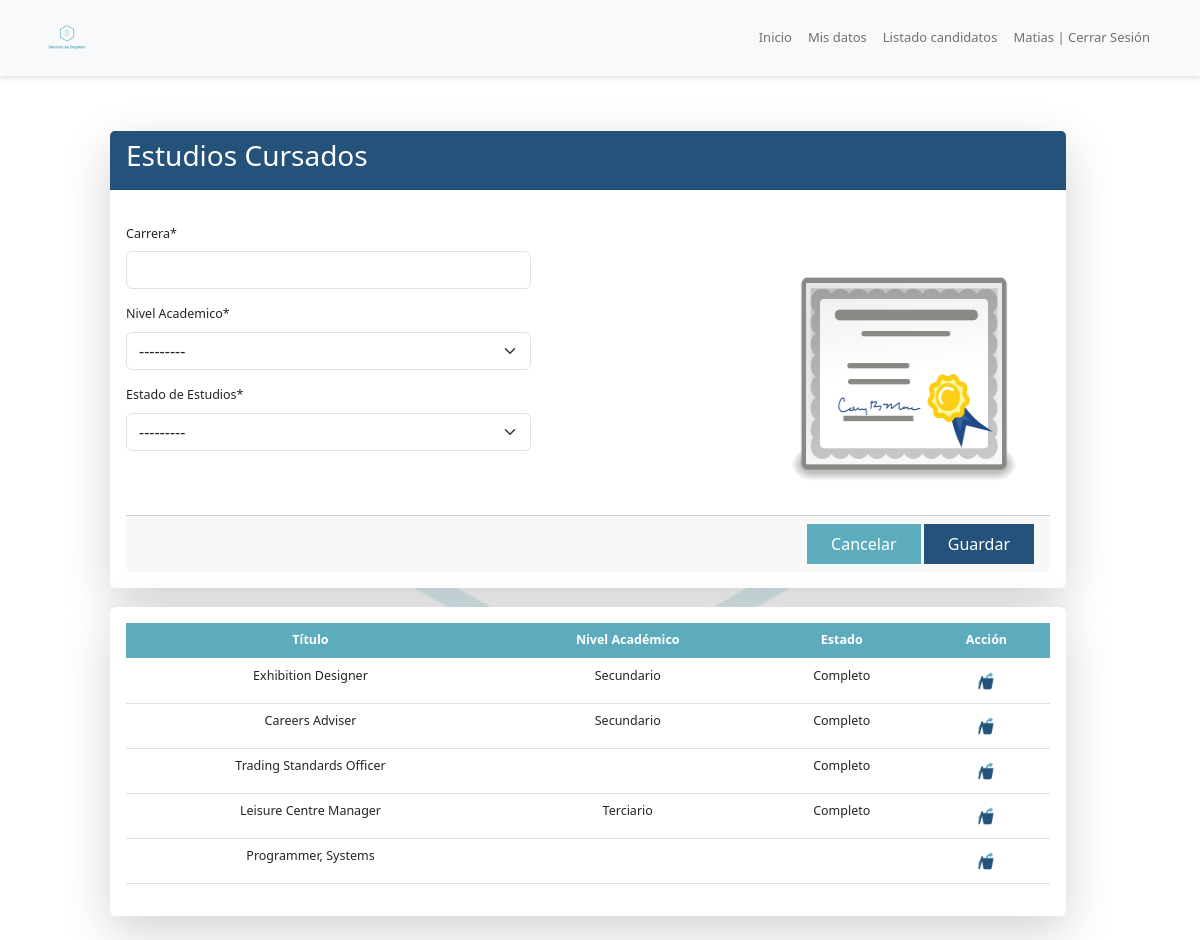
The app's page /estudiorealizado/ (signed in) with its own data.
### seapp/models.py (models this page shows, shortened)
class EstudioRealizado(models.Model):
    carrera = models.CharField(max_length=150)
    nivel_academico = [ (1, "Primario"),
                        (2, "Secundario"),
                        (3, "Terciario"),
                        (4, "Universitario"), ]
    niv_academico = models.PositiveSmallIntegerField (choices= nivel_academico, verbose_name="Nivel Academico")
    estado_estudios = [ (1, "Completo"),
                        (2, "Incompleto"),
                        (3, "En curso"), ]
    esta_estudios = models.PositiveSmallIntegerField (choices= estado_estudios, verbose_name="Estado de Estudios")
    estudiospersona = models.ForeignKey (Persona, null=True, blank=True,  on_delete=models.CASCADE, related_name='estudios_realizados')
    created = models.DateTimeField(auto_now_add=True)
    updated = models.DateTimeField(auto_now=True)
    class Meta:
        verbose_name = "estudio realizado"
        verbose_name_plural = "estudios realizados"
        ordering = ["-id"]

### seapp/views.py (the view)
# urls.py: path('estudiorealizado/', views.estudiorealizado, name='estudiorealizado.html'),
@login_required
def estudiorealizado(request):
    user = request.user
    estudiorealizado = EstudioRealizado.objects.filter(estudiospersona__usuario=user)
    if request.method == 'POST':
        formulario = EstudioRealizado_Form(data=request.POST)
        if formulario.is_valid():
            nuevo_estudio = formulario.save(commit=False)
            nuevo_estudio.estudiospersona = user.persona  # Asignar la persona del usuario logueado
            nuevo_estudio.save()
            messages.success(request, "Datos Cargados.")
            return redirect('estudiorealizado.html')  # Redirigir a la misma vista para actualizar la lista
        else:
            messages.error(request, "Error al guardar los datos.")
    else:
        formulario = EstudioRealizado_Form()
    data = {
        'Persona': user.persona,
        'EstudioRealizado': estudiorealizado,
        'form': formulario,
        'message': messages.get_messages(request),
    }
    return render(request, "seapp/estudiorealizado.html", data)

### seapp/forms.py
class EstudioRealizado_Form(forms.ModelForm):
    class Meta:
        model= EstudioRealizado
        fields = ('carrera', 'niv_academico', 'esta_estudios', 'estudiospersona')

### seapp/templates/seapp/estudiorealizado.html (shortened to what this page needs)
{% extends 'seapp/base.html' %}
{% block container %}
{% load static %}
{% load crispy_forms_tags %}
<br><br><br><br><br>
<div class="row container-fluid ">
    <div class="col-12 col-md-10 offset-md-1">
        <div class="card-body">
            <br><br>
            <div class="card hover shadow-lg border-0">
                <div class="card-header" style="background:#24527A;">
                     <h3 style="color:#ffff;">Estudios Cursados</h3>
                </div>
                <div class="card-body text-left">
                    <form action="{% url 'estudiorealizado.html' %}" method="post" class="form-group" enctype="multipart/form-data">
                    <div class="row">
                        <div class="col-md-8">
                            <div class="col-md-8">
                                <br>
                                <div id="div_id_carrera" class="mb-3">
                                    <label for="id_carrera" class="form-label requiredField">Carrera<span class="asteriskField">*</span> </label>
                                    <input type="text" name="carrera" maxlength="150" class="textinput form-control" required="" id="id_carrera">
                                </div>
                                <div id="div_id_niv_academico" class="mb-3">
                                    <label for="id_niv_academico" class="form-label requiredField">Nivel Academico<span class="asteriskField">*</span> </label>
                                    <select name="niv_academico" class="select form-select" required="" id="id_niv_academico">
                                        <option value="" selected="">---------</option>
                                    </select>
                                </div>
                                <div id="div_id_esta_estudios" class="mb-3">
                                    <label for="id_esta_estudios" class="form-label requiredField">Estado de Estudios<span class="asteriskField">*</span> </label>
                                    <select name="esta_estudios" class="select form-select" required="" id="id_esta_estudios">
                                        <option value="" selected="">---------</option>
                                    </select>
                                </div>
                                <div id="div_id_estudiospersona" class="mb-3">
                                    <br>
                                </div>
                            </div>
                        </div>
                        <div class="col-6 col-md-4 text-center">
                            <div class="bg-transparent" style="border: none; padding: 8px;">
                                <br><br>
                                <img src="{% static 'seapp/img/certificado1.png' %}" class="card-img-center" alt="..." style="border-radius: 08px 60px 08px 08px; width: 14rem; height: 16rem;">
                            </div>
                        </div>
                    </div>
                    <div class="card-footer text-center">
                        <div class='d-flex justify-content-end'>
                            <button type="submit" id="btnCancelar" class="btn btn-primary rounded-0 py-2 px-4" style="background: #5DACBD; border: none;">Cancelar</button>
                            <button type="submit" id="btnGuardar" class="btn btn-primary rounded-0 py-2 px-4" style="background: #24527A; border: none;">Guardar</button>
                        </div>
                    </div>
                    </form>
                </div>
            </div>
            <div class="card-body">
                <br>
                <div class="card hover shadow-lg border-0">
                    <div class="card-body text-left">
                        <table class="table table-responsive">
                            <thead class="thead-dark" style="background: #5DACBD; color:#fff;">
                                <tr>
                                    <th class="text-center">Título</th>
                                    <th class="text-center">Nivel Académico</th>
                                    <th class="text-center">Estado</th>
                                    <th class="text-center">Acción</th>
                                </tr>
                            </thead>
                            {% if EstudioRealizado %}
                                {% for estudiorealizado in EstudioRealizado %}
                                    <tr>
                                        <td class="text-center">{{ estudiorealizado.carrera | title }}</td>
                                        <td class="text-center">
                                            {% if estudiorealizado.niv_academico == 1 %} Primario
                                            {% elif estudiorealizado.niv_academico == 2 %} Secundario
                                            {% elif estudiorealizado.niv_academico == 3 %} Terciario
                                            {% elif estudiorealizado.niv_academico == 4 %} Universitario
                                            {% endif %}
                                        </td>
                                        <td class="text-center">
                                            {% if estudiorealizado.esta_estudios == 1 %} Completo
                                            {% elif estudiorealizado.esta_estudios == 2 %} Incompleto
                                            {% elif estudiorealizado.esta_estudios == 3 %} En curso
                                            {% endif %}
                                        </td>
                                        <td class="text-center">
                                            <a class="fa-brands align-items-center btn btn-sm" href="{% url 'eliminar_estudiorealizado.html' estudiorealizado.id %}" style="font-size: 11px; border:none;">
                                                <img src="{% static 'seapp/img/icons/remove-48.png' %}" style="height: 20px; width: 20px;" alt="">
                                            </a>
                                        </td>
                                    </tr>
                                {% endfor %}
                            {% else %}
                                <tr>
                                    <td colspan="4" class="text-center"><h5>El usuario no posee estudios</h5></td>
                                </tr>
                            {% endif %}
                        </table>
                    </div>
                </div>
            </div>
        </div>
    </div>
</div>
{% endblock %}

### seapp/templates/seapp/base.html (shortened to what this page needs)
<!DOCTYPE html>
<html lang="es">
<head>
    <link rel="stylesheet" href="seapp/static/seapp/css/">
    <link href="https://cdn.jsdelivr.net/npm/bootstrap@5.0.2/dist/css/bootstrap.min.css" rel="stylesheet">
  {% load static %}
  <link rel="stylesheet" href="{% static 'seapp\static\css\bootstrap.min.css'%}">
  <link rel="stylesheet" href="{% static 'seapp\static\css\backgroud.css' %}">
</head>
<body >
<nav class="navbar navbar-expand-lg navbar-light bg-light fixed-top" style="box-shadow: 0 .2rem 0.3rem rgba(0,0,0,.12)!important; font-size: 13px;">
    <div class="container">
      <a class="navbar-brand" href="{% url 'index.html' %}"><img src="{% static 'seapp/img/logo_transparent.png'%}" class="rounded-circle" style="width: 50px; height: 50px;"></a>
      <div class="collapse navbar-collapse" id="navbarResponsive">
        <ul class="navbar-nav ms-auto">
          <li class="nav-item active">
            <a class="nav-link" href="{% url 'index.html' %}">Inicio</a>
          </li>
          {% for group in request.user.groups.all %}
          {% if group.name == "Empresas" %}
          <li class="nav-item">
            <a class="nav-link" href="{% url 'persona.html' %}">Mis datos</a>
          </li>
          {% elif group.name == "Candidatos" %}
          <li class="nav-item">
            <a class="nav-link" href="{% url 'persona.html'  %}">Mis datos</a>
          </li>
          {% endif %}
          {% endfor %}
          {% for group in request.user.groups.all %}
          {% if group.name == "Empresas" %}
          <li class="nav-item">
            <a class="nav-link" href="{% url 'listadocandidatos.html' %}">Listado candidatos</a>
          </li>
          {% endif %}
          {% endfor %}
          {% if user.is_authenticated %}
          <li class="nav-item" >
            <a class="nav-link " href="{% url 'logout' %}">{{ user.first_name }} | Cerrar Sesión</a>
          </li>
          {% endif %}
        </ul>
      </div>
    </div>
  </nav>
<div class="bg-opacity-50 backgroud" style="text-color: #24527A; font-size: 12.5px;" >
    {% block container %}{% endblock %}
</div>
<br>
</body>
</html>

### seapp/static/seapp/css/backgroud.css (style rules this page uses)
body { position: relative; height: 100vh; margin: 0; overflow: hidden; }

### records on screen
EstudioRealizado: carrera "Exhibition Designer", niv_academico "Secundario", esta_estudios "Completo"
EstudioRealizado: carrera "Careers Adviser", niv_academico "Secundario", esta_estudios "Completo"
EstudioRealizado: carrera "Trading Standards Officer", esta_estudios "Completo"
EstudioRealizado: carrera "Leisure Centre Manager", niv_academico "Terciario", esta_estudios "Completo"
EstudioRealizado: carrera "Programmer, Systems"

### other values on screen
{{ user.first_name }} "Matias"
